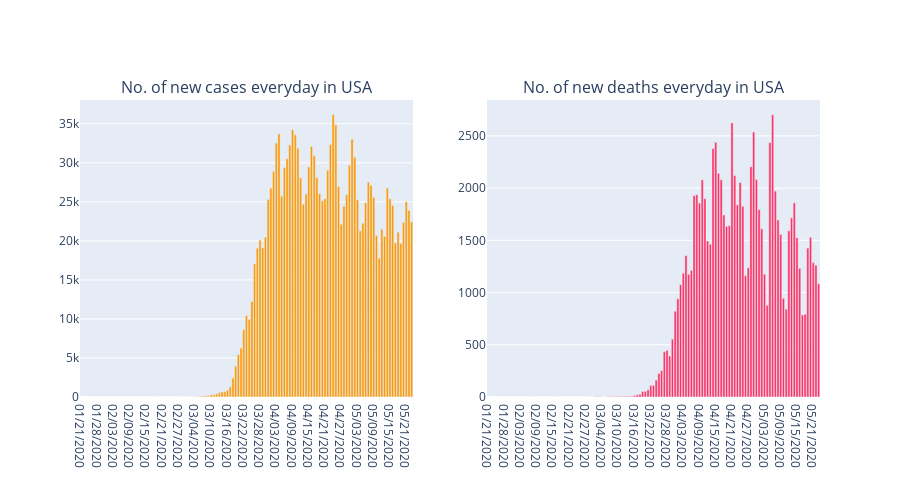

Notebook code for this chart:
### Code cell
#Now we see hoe teh daily number of cases and deaths have trended over the past few months
# ===================================

fig_c = px.bar(USA_data2, x="Updated", y="ConfirmedChange", color_discrete_sequence = [act])
fig_n = px.bar(USA_data2, x="Updated", y="DeathsChange", color_discrete_sequence = [dth])


fig = make_subplots(rows=1, cols=2, shared_xaxes=False, horizontal_spacing=0.1,
                    subplot_titles=('No. of new cases everyday in USA',
                                    'No. of new deaths everyday in USA'))

fig.add_trace(fig_c['data'][0], row=1, col=1)
fig.add_trace(fig_n['data'][0], row=1, col=2)
#fig.add_trace(fig_d['data'][0], row=1, col=3)

fig.update_layout(height=480)
fig.show()
